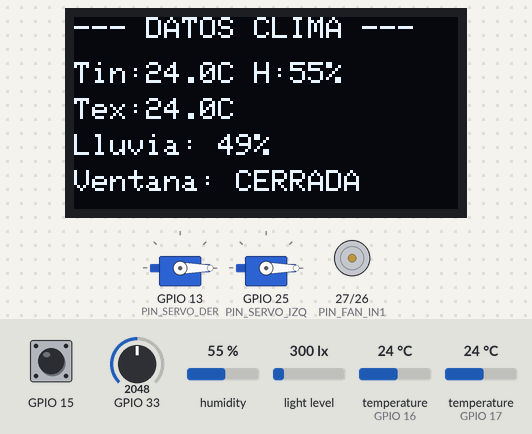
Recording of a sketch running on a simulated ESP32. On the bench: 2 × servo, 128×64 one-colour display, motor-driver pin pairs drawn as motors (green arrow = first pin HIGH = forward, orange = second pin HIGH = backward, longer = more drive, scaled by the enable pin). The inputs (shaded band) are chosen by the test bench; at power-on: temperature (sensors on GPIO 16, GPIO 17) 24 °C, GPIO 33 = 2048, GPIO 15 HIGH, humidity 55 %, light level 300 lx. WiFi joins after 1.5 s; servers stay silent unless stated; the local clock reads 2024-03-15 10:24:30 at power-on unless the sketch sets it; storage starts empty; no MQTT or app messages arrive unless stated; what the sketch prints to the serial monitor is not drawn.

Above: at 5.6 s.
5.7 s: temperature (sensor on GPIO 16) set to 28 °C
At 11.2 s:
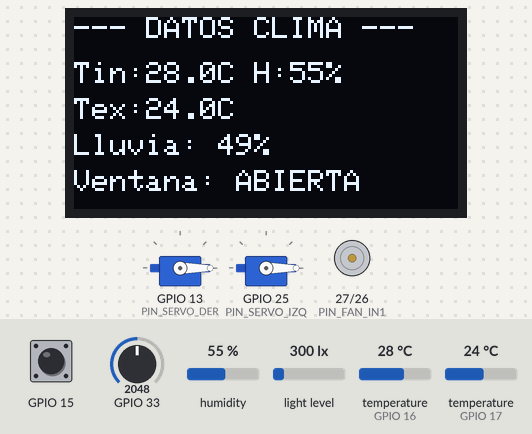
11.5 s: GPIO 33 set to 1298
At 15.5 s:
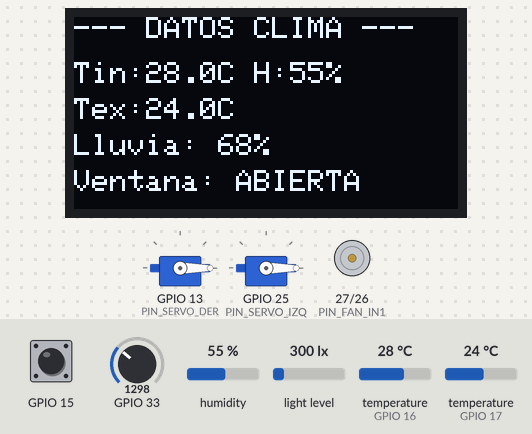
16.5 s: GPIO 33 set to 1193
At 21.1 s:
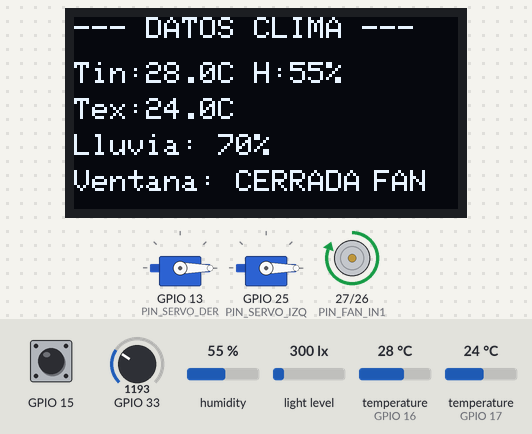
21.5 s: GPIO 15 pulled LOW for 0.15 s
At 22.2 s:
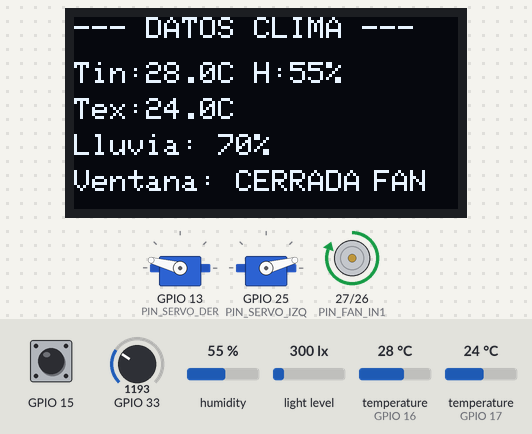
27.3 s: temperature (sensor on GPIO 17) set to 12 °C
At 31.4 s:
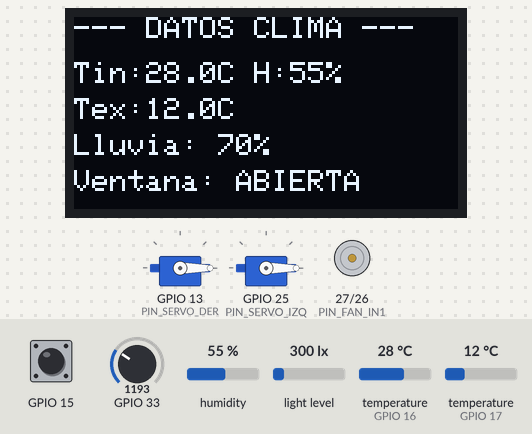
32.3 s: GPIO 15 pulled LOW for 1 s
At 33.4 s:
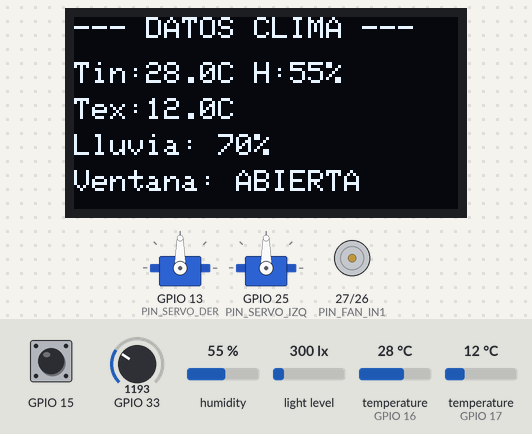
Timing chart, 0 to 35.8 s (numbered marks = the images above; inputs shaded):
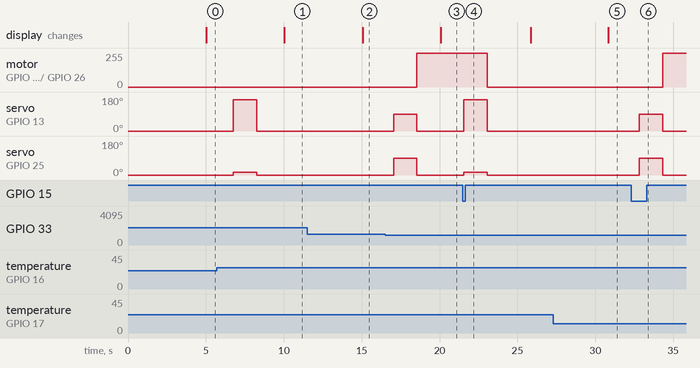

The sketch:

Datalogger_2P_SEPIOT.ino
```cpp
#include "Datalogger.h"  // Archivo central que integra todos los módulos del sistema

// Instancia global del despachador de tareas
millis_tasks TSK;

// Configura cada uno de los módulos: comunicación, almacenamiento,
// reloj, sensores, actuadores, WiFi y servidor MQTT.
void setup(void) {

  Serial.begin(115200);

  // Inicialización de cada módulo con mensajes informativos
  Serial.println(F("Configurando: Tareas Locales"));
  TSK.inicializar_tareas();
  Serial.println(F("Configurando: Reloj DS1307"));
  MIRTC.RTC_init();
  Serial.println(F("Configurando: Sensores"));
  SEN.config();
  Serial.println(F("Configurando: Actuadores"));
  ACT.config();
  Serial.println(F("Configurando: MicroSD"));
  MSD.MicroSD_init();
  Serial.println(F("Configurando: WiFi"));
  mqtt.setup_WiFi();
  Serial.println(F("Configurando: Servidor MQTT"));
  mqtt.set_MQTT_server();
  Serial.println(F("Configurando: Receptor MQTT"));
  mqtt.set_MQTT_callback();
}

void loop(void) {

  TSK.actualizar_tareas();  // Actualizar tiempo actual de procesamiento

  TSK.tarea_sensores();  // Capturar datos físicos y evaluar umbrales
  TSK.tarea_boton();     // Escuchar estado del botón de emergencia
  TSK.tarea_logica();    // Procesar jerarquía de la ventana inteligente

  TSK.tarea_lcd();   // Mostrar información en la pantalla OLED
  TSK.tarea_rtc();   // Sincronizar lectura del tiempo
  TSK.tarea_msd();   // Almacenar el registro localmente en la SD
  TSK.tarea_mqtt();  // Publicar datos climáticos en Mosquitto

  mqtt.reconnect_MQTT();  // Mantener conexión de red sin bloquear el sistema
}
```

Actuators.cpp
```cpp
#include "Actuators.h"

// Definición de los objetos globales
actuadores ACT;
Adafruit_SSD1306 display(SCREEN_WIDTH, SCREEN_HEIGHT, &Wire, OLED_RESET);

void actuadores::config(void) {
  // Configuración de pines del Puente H
  pinMode(PIN_FAN_PWM, OUTPUT);
  pinMode(PIN_FAN_IN1, OUTPUT);
  pinMode(PIN_FAN_IN2, OUTPUT);

  // Asegurar que el ventilador inicie apagado
  control_ventilador(false);

  // Configuración de los Servos
  ESP32PWM::allocateTimer(0);
  ESP32PWM::allocateTimer(1);
  servoDer.setPeriodHertz(50);
  servoIzq.setPeriodHertz(50);

  // Canales PWM para la ventana
  servoDer.attach(PIN_SERVO_DER, 500, 2400);
  servoIzq.attach(PIN_SERVO_IZQ, 500, 2400);

  // Evitar que suenen al inicio
  relajar_servos();

  // Inicialización de Pantalla OLED
  if (!display.begin(SSD1306_SWITCHCAPVCC, 0x3C)) {
    Serial.println(F("Fallo al inicializar la pantalla OLED"));
  } else {
    display.clearDisplay();
    display.setTextSize(1);
    display.setTextColor(SSD1306_WHITE);
    display.setCursor(10, 25);
    display.println(F("Datalogger - WinIoT"));
    display.setCursor(10, 35);
    display.println(F("Iniciando..."));
    display.display();
  }
}

void actuadores::abrir_ventana(void) {
  if (!ventana_abierta) {
    Serial.println(F(">> MOTOR: Abriendo..."));

    //servoDer.attach(PIN_SERVO_DER, 500, 2400);
    //servoIzq.attach(PIN_SERVO_IZQ, 500, 2400);

    // Escribir los ángulos en modo espejo
    servoDer.write(ANGULO_ABIERTO_DER);
    servoIzq.write(ANGULO_ABIERTO_IZQ);

    // Esperar a que los servos alcancen su posición mecánicamente
    delay(1500);

    relajar_servos();
    ventana_abierta = true;
  }
}

void actuadores::cerrar_ventana(void) {
  if (ventana_abierta) {
    Serial.println(F(">> MOTOR: Cerrando..."));

    //servoDer.attach(PIN_SERVO_DER, 500, 2400);
    //servoIzq.attach(PIN_SERVO_IZQ, 500, 2400);

    // Escribir los ángulos de cierre en modo espejo
    servoDer.write(ANGULO_CERRADO_DER);
    servoIzq.write(ANGULO_CERRADO_IZQ);

    delay(1500);

    relajar_servos();
    ventana_abierta = false;
  }
}

void actuadores::relajar_servos(void) {
  Serial.println(F(">> MOTOR: Relax (OFF)"));
  //servoDer.detach();
  //servoIzq.detach();
  servoDer.writeMicroseconds(0);
  servoIzq.writeMicroseconds(0);
}

void actuadores::control_ventilador(bool encender, int velocidad_pwm) {
  if (encender) {
    // Configurar dirección de giro (IN1=HIGH, IN2=LOW)
    digitalWrite(PIN_FAN_IN1, HIGH);
    digitalWrite(PIN_FAN_IN2, LOW);
    // Aplicar velocidad mediante PWM (0 a 255)
    analogWrite(PIN_FAN_PWM, velocidad_pwm);
    ventilador_encendido = true;
  } else {
    // Freno del motor (IN1=LOW, IN2=LOW) y apagar PWM
    digitalWrite(PIN_FAN_IN1, LOW);
    digitalWrite(PIN_FAN_IN2, LOW);
    analogWrite(PIN_FAN_PWM, 0);
    ventilador_encendido = false;
  }
}

void actuadores::mostrar_datos(
  float temp_in,
  float temp_out,
  float hum,
  uint8_t lluvia,
  bool w_abierta,
  bool fan_on) {
  display.clearDisplay();

  // Encabezado
  display.setTextSize(1);
  display.setTextColor(SSD1306_WHITE);
  display.setCursor(0, 0);
  display.print(F("--- DATOS CLIMA ---"));

  // Bloque de Temperaturas y Humedad
  display.setCursor(0, 15);
  display.print(F("Tin:"));
  display.print(temp_in, 1);
  display.print(F("C "));
  display.print(F("H:"));
  display.print(hum, 0);
  display.println(F("%"));

  display.setCursor(0, 27);
  display.print(F("Tex:"));
  display.print(temp_out, 1);
  display.print(F("C "));

  display.setCursor(0, 39);
  display.print(F("Lluvia: "));
  display.print(lluvia);
  display.println(F("%"));

  // Indicadores de Estado Físico
  display.setCursor(0, 51);
  display.print(F("Ventana: "));
  display.print(w_abierta ? F("ABIERTA") : F("CERRADA"));

  // Indicador del ventilador
  if (fan_on) {
    display.setCursor(100, 51);
    display.print(F("FAN"));
  }

  display.display();
}
```

Actuators.h
```cpp
#ifndef Actuators_h
#define Actuators_h

#include <Arduino.h>
#include <Wire.h>
#include <Adafruit_GFX.h>
#include <Adafruit_SSD1306.h>
#include <ESP32Servo.h>

// PINES
#define PIN_SERVO_DER 13
#define PIN_SERVO_IZQ 25

// Puente H TB6612FNG para el motor DC
#define PIN_FAN_PWM 12
#define PIN_FAN_IN1 27  // Pin de dirección 1
#define PIN_FAN_IN2 26  // Pin de dirección 2

// Pantalla OLED
#define SCREEN_WIDTH 128
#define SCREEN_HEIGHT 64
#define OLED_RESET -1

// CONFIGURACIÓN DE SERVOS
// Actuan como espejo, por eso ángulos opuestos
#define ANGULO_ABIERTO_DER 165
#define ANGULO_ABIERTO_IZQ 15
#define ANGULO_CERRADO_DER 90
#define ANGULO_CERRADO_IZQ 90

class actuadores {
private:
  Servo servoDer;
  Servo servoIzq;

public:
  // Variables de estado físico
  bool ventana_abierta = false;
  bool ventilador_encendido = false;

  // Métodos principales
  void config(void);

  // Control de Ventana
  void abrir_ventana(void);
  void cerrar_ventana(void);
  void relajar_servos(void);

  //void procesar_movimiento(void);

  // Control de Ventilador
  void control_ventilador(bool encender, int velocidad_pwm = 255);

  // Visualización
  void mostrar_datos(
    float temp_in,
    float temp_out,
    float hum,
    uint8_t lluvia,
    bool w_abierta,
    bool fan_on);
};

// Declaración de objetos globales
extern actuadores ACT;
extern Adafruit_SSD1306 display;

#endif
```

Datalogger.h
```cpp
#ifndef Datalogger_h
#define Datalogger_h

#include "MicroSD.h"
#include "RTC.h"
#include "JSONS.h"
#include "MQTT.h"
#include "Sensors.h"
#include "Actuators.h"
#include "Tasks.h"

#endif
```

JSONS.cpp
```cpp
#include "JSONS.h"
#include "Sensors.h"  // Necesario para acceder a las fechas de las alertas
#include "Actuators.h"

extern sensores SEN;  // Referencia al objeto global
extern actuadores ACT;
JSON_Factory JSON_fac;

String JSON_Factory::make_json(
  String hora,
  String fecha,
  uint16_t lux,
  float temp,
  float hum,
  bool warn_lluvia,
  bool warn_diff,
  bool warn_hum,
  bool warn_emergencia
) {
  JsonDocument doc;
  String json_str = "";

  // Asignar valores físicos principales
  doc["fecha"] = fecha;
  doc["hora"] = hora;
  doc["luminosidad_lux"] = lux;
  doc["temperatura_int"] = temp;
  doc["humedad_int"] = hum;

  // Agregar lectura cruda de la lluvia
  doc["lluvia_pct"] = SEN.porcentaje_lluvia;
  // Agregar posición de la ventana
  doc["posicion_ventana"] = ACT.ventana_abierta ? "Abierta" : "Cerrada";

  // Si existe alguna advertencia, crear el objeto anidado
  if (warn_lluvia || warn_diff || warn_hum || warn_emergencia) {
    JsonObject advertencia = doc["advertencias"].to<JsonObject>();

    // Anidar advertencia de lluvia
    if (warn_lluvia) {
      JsonObject adv_lluvia = advertencia["lluvia"].to<JsonObject>();
      adv_lluvia["fecha"] = SEN.fecha_lluvia;
      adv_lluvia["hora"] = SEN.hora_lluvia;
    }

    // Anidar advertencia de la temperatura
    if (warn_diff) {
      JsonObject adv_diff = advertencia["abierta_temperatura"].to<JsonObject>();
      adv_diff["fecha"] = SEN.fecha_diff;
      adv_diff["hora"] = SEN.hora_diff;
    }

    // Anidar advertencia de la humedad
    if (warn_hum) {
      JsonObject adv_hum = advertencia["humedad"].to<JsonObject>();
      adv_hum["fecha"] = SEN.fecha_hum;
      adv_hum["hora"] = SEN.hora_hum;
    }

    // Anidar advertencia de emergencia
    if (warn_emergencia) {
      JsonObject adv_emg = advertencia["emergencia"].to<JsonObject>();
      adv_emg["fecha"] = SEN.fecha_emergencia;
      adv_emg["hora"] = SEN.hora_emergencia;
    }
  }

  // Serializar el documento JSON
  serializeJson(doc, json_str);

  // Imprimir payload para corroborar funcionamiento
  Serial.print(F("Payload para Mosquitto/SD: "));
  Serial.println(json_str);

  return json_str;
}
```

JSONS.h
```cpp
#ifndef JSONS_H
#define JSONS_H

#include <ArduinoJson.h>

class JSON_Factory {
public:
  String make_json(
    String hora,
    String fecha,
    uint16_t lux,
    float temp,
    float hum,
    bool warn_lluvia,
    bool warn_diff,
    bool warn_hum,
    bool warn_emergencia
  );
};

extern JSON_Factory JSON_fac;

#endif
```

MQTT.cpp
```cpp
#include "MQTT.h"

// Definición de los objetos globales
WiFiClient ESP32_WIFI;
PubSubClient client(ESP32_WIFI);
MQTT mqtt;

void MQTT::set_MQTT_server(void) {
  client.setServer(MQTT_SERVER, MQTT_PORT);  // Configuración del Broker MQTT
}

void MQTT::set_MQTT_callback(void) {
  client.setCallback(this->callback);  // Asignar función callback
}

void MQTT::subscribe_MQTT(void) {
  client.subscribe(RXTOPIC);  // Suscripción al topic principal
  //client.subscribe ( RXTOPIC1 );               // Ejemplo de suscripción adicional
}

void MQTT::publish_MQTT(String msg) {
  Serial.println(F("Publicando información"));
  client.publish(TXTOPIC, msg.c_str());  // Publicar mensaje en el topic
}

void MQTT::reconnect_MQTT(void) {
  if (!client.connected()) {
    // Tiempo del último intento para no bloquear al ESP32
    static uint32_t ultimo_intento = 0;

    // Solo intenta reconectar si han pasado 5000 ms desde el último intento
    if (millis() - ultimo_intento > 5000) {
      ultimo_intento = millis();
      Serial.print(F("Conectando nuevamente al servidor... "));

      if (client.connect("Client_test")) {  // Intento de conexión
        Serial.println(F("Cliente conectado"));
        subscribe_MQTT();  // Suscribirse nuevamente
      } else {             // Si falla la conexión
        Serial.print(F("Falló al conectarse, tipo de error: "));
        Serial.print(client.state());  // Mostrar estado del error
        Serial.println(F(" - Intentando nuevamente en 5 segundos"));
      }
    }
  } else {
    client.loop();  // Mantener la conexión activa si está conectado
  }
}

void MQTT::setup_WiFi(void) {
  delay(10);
  Serial.println(F("Configurando WiFi: "));
  WiFi.begin(HOTSPOT_WIFI, HOTSPOT_PWD);  // Iniciar conexión WiFi

  uint8_t intentos = 0;
  // Límite de intentos
  while (WiFi.status() != WL_CONNECTED && intentos < 20) {
    delay(500);
    Serial.print(F("."));  // Mostrar progreso
    intentos++;
  }

  if (WiFi.status() == WL_CONNECTED) {
    Serial.println(F("\nWiFi conectado con éxito"));
  } else {
    Serial.println(F("\nAdvertencia: No se pudo conectar al WiFi."));
  }
}

void MQTT::callback(char* topic, byte* message, unsigned int length) {
  Serial.print(F("Ha llegado un mensaje de: "));
  Serial.println(topic);  // Mostrar el topic recibido

  String messageTemp;
  for (unsigned int i = 0; i < length; i++) {
    messageTemp += (char)message[i];  // Convertir bytes a String
  }

  Serial.println(messageTemp);  // Mostrar mensaje recibido
}
```

MQTT.h
```cpp
#ifndef MQTT_h
#define MQTT_h

#include <WiFi.h>          // Librería para el uso del cliente WiFi
#include "PubSubClient.h"  // Librería para el uso del protocolo MQTT

// Objetos globales declarados como externos
extern WiFiClient ESP32_WIFI;
extern PubSubClient client;

#define HOTSPOT_WIFI "MotoEdge30"         // Nombre del punto de acceso WiFi
#define HOTSPOT_PWD "internetPlease"      // Contraseña de la red WiFi
#define MQTT_SERVER "broker.hivemq.com"  // Dirección del Broker MQTT
#define MQTT_PORT 1883                    // Puerto del Broker MQTT
#define TXTOPIC "20206896/ucol/TX_6B"     // Topic de publicación
#define RXTOPIC "20206896/ucol/RX_6B"     // Topic de suscripción

class MQTT {
public:
  void subscribe_MQTT(void);                         // Suscribirse a un topic MQTT
  void publish_MQTT(String);                         // Publicar un mensaje en un topic MQTT
  void reconnect_MQTT(void);                         // Reconectarse al servidor MQTT
  void setup_WiFi(void);                             // Configurar y conectar a la red WiFi
  void set_MQTT_server(void);                        // Establecer dirección y puerto del Broker MQTT
  void set_MQTT_callback(void);                      // Configurar la función callback para recibir mensajes
  static void callback(char*, byte*, unsigned int);  // Función callback para manejar mensajes recibidos
};

extern MQTT mqtt;

#endif
```

MicroSD.cpp
```cpp
#include "MicroSD.h"

// Definición del objeto global File
File MicroSD_File;
MicroSD MSD;

//  Inicializa la tarjeta MicroSD en el pin definido.
//  Si falla la inicialización, muestra un mensaje de error y reintenta hasta 5 veces.
void MicroSD::MicroSD_init(void) {
  uint8_t intentos = 0;

  while (!SD.begin(MICROSD_PIN) && intentos < 5) {
    Serial.println(F("Falló la inicialización del módulo MicroSD"));
    delay(1000);  // Espera 1 segundo antes de reintentar
    intentos++;
  }

  if (intentos < 5) {
    Serial.println(F("Módulo MicroSD inicializado"));
  } else {
    Serial.println(F(" Límite de intentos alcanzado. Continuando sin MicroSD."));
  }
}

//  Recibe un mensaje (String) y lo guarda en el archivo definido.
//  Si el archivo no existe, lo crea. Si existe, lo abre en modo append.
void MicroSD::SaveFile(String msg) {

  // Abrir o crear archivo en modo append (agregar al final)
  MicroSD_File = SD.open(filename, FILE_APPEND);
  if (MicroSD_File) {
    // Escribir el mensaje en el archivo
    MicroSD_File.print(msg);
    MicroSD_File.close();  // Cerrar archivo
  } else {
    // Si no se pudo abrir el archivo, mostrar error
    Serial.print(F("Error abriendo "));
    Serial.println(filename);
  }
}

//  Abre el archivo en modo lectura y muestra su contenido en el monitor serie.
//  Si no se puede abrir, muestra un mensaje de error.
void MicroSD::ReadFile(void) {
  MicroSD_File = SD.open(filename);  // Abrir archivo en modo lectura
  if (MicroSD_File) {
    Serial.println("Contenido del archivo:");

    // Leer carácter por carácter hasta que no haya más datos
    while (MicroSD_File.available()) {
      Serial.write(MicroSD_File.read());
    }

    MicroSD_File.close();  // Cerrar archivo
  } else {
    // Si no se pudo abrir el archivo, mostrar error
    Serial.println("Error abriendo el archivo");
  }
}
```

MicroSD.h
```cpp
#ifndef MicroSD_h
#define MicroSD_h

#include <SD.h>
#include <SPI.h>

// Pin de control de la MicroSD (CS - Chip Select)
#define MICROSD_PIN 5

// Objeto global declarado como externo para evitar redefiniciones
// Solo existe uno en toda la memoria
extern File MicroSD_File;

class MicroSD {
  // VARIABLES
public:
  uint8_t contador = 0;
  /* Contador auxiliar (puede usarse para llevar registro de operaciones). */

  String filename = "/TestDatalogger.txt";

  // MÉTODOS
public:
  void MicroSD_init(void);  // Inicializa la tarjeta MicroSD
  void SaveFile(String);    // Guarda datos en el archivo
  void ReadFile(void);      // Lee datos del archivo
};

extern MicroSD MSD;

#endif
```

RTC.cpp
```cpp
#include "RTC.h"

// Definición del objeto global
RTC_DS1307 rtc;
DS1307_RTC MIRTC;

//  Inicializa el módulo RTC DS1307.
//  Si no se reconoce el dispositivo, muestra un error y reintenta.
//  Si el reloj no está corriendo, ajusta la fecha y hora con la de la computadora.
void DS1307_RTC::RTC_init(void) {
  uint8_t intentos = 0;

  while (!rtc.begin() && intentos < 5) {
    Serial.println(F("Error al inicializar RTC"));
    Serial.flush();
    delay(1000);
    intentos++;
  }

  if (intentos >= 5) {
    Serial.println(F("Límite de intentos alcanzado. Continuando sin RTC."));
    return;
  }

  if (!rtc.isrunning()) {  // Si el reloj no está ejecutándose
    Serial.println(F("El reloj se está configurando con la fecha y hora de la computadora"));
    rtc.adjust(DateTime(F(__DATE__), F(__TIME__)));  // Ajuste automático
  }
}

//  Obtiene la fecha y hora actuales desde el RTC y las guarda en variables.
void DS1307_RTC::get_time(void) {
  DateTime now = rtc.now();
  segundo = now.second();
  minuto = now.minute();
  hora = now.hour();
  dia = now.day();
  mes = now.month();
  ano = now.year();
}

//  Devuelve la fecha en formato legible: DD/MM/AAAA.
//  Se agregan ceros a la izquierda si el día o mes son menores a 10.
String DS1307_RTC::format_date(void) {
  String fecha = "";
  if (dia < 10) fecha += '0';
  fecha += dia;
  fecha += '/';
  if (mes < 10) fecha += '0';
  fecha += mes;
  fecha += '/';
  fecha += ano;
  return fecha;
}

//  Devuelve la hora en formato legible: HH:MM:SS.
//  Se agregan ceros a la izquierda si hora, minuto o segundo son menores a 10.
String DS1307_RTC::format_time(void) {
  String tiempo = "";
  if (hora < 10) tiempo += '0';
  tiempo += hora;
  tiempo += ':';

  if (minuto < 10) tiempo += '0';
  tiempo += minuto;
  tiempo += ':';

  if (segundo < 10) tiempo += '0';
  tiempo += segundo;
  return tiempo;
}

//  Muestra en la consola serial la hora y fecha obtenidas del RTC.
void DS1307_RTC::show_time(void) {
  Serial.print(F("Hora: "));
  Serial.println(format_time());  // Mostrar hora formateada
  Serial.print(F("Fecha: "));
  Serial.println(format_date());  // Mostrar fecha formateada
}
```

Source omitted: RTC.h (989 bytes), Sensors.cpp (2245 bytes), Sensors.h (1274 bytes), Tasks.cpp (5805 bytes), Tasks.h (1439 bytes)

Measured:
- the behaviour switches between 1229 and 1228 on GPIO 33 (found by bisection; images 2 and 3)
- after the input at 5.7 s, servo on GPIO 13 (PIN_SERVO_DER): 0° → 165° after 1.1 s, → 0° 1.5 s later; servo on GPIO 25 (PIN_SERVO_IZQ): 0° → 15° after 1.1 s, → 0° 1.5 s later; the display: changes after 4.3 s (image 1)
- after the input at 11.5 s, the display: changes after 3.6 s (image 2)
- after the input at 16.5 s, motor on GPIO 27 (PIN_FAN_IN1) / GPIO 26 (PIN_FAN_IN2): stopped → forward 255/255 after 2.0 s; servo on GPIO 13 (PIN_SERVO_DER), servo on GPIO 25 (PIN_SERVO_IZQ): 0° → 90° after 0.54 s, → 0° 1.5 s later; the display: changes after 3.6 s (image 3)
- after the input at 21.5 s, motor on GPIO 27 (PIN_FAN_IN1) / GPIO 26 (PIN_FAN_IN2): forward 255/255 → stopped after 1.5 s; servo on GPIO 13 (PIN_SERVO_DER): 0° → 165° after 0.05 s, → 0° 1.5 s later; servo on GPIO 25 (PIN_SERVO_IZQ): 0° → 15° after 0.05 s, → 0° 1.5 s later
- after the input at 27.3 s, the display: changes after 3.5 s (image 5)
- after the input at 32.3 s, motor on GPIO 27 (PIN_FAN_IN1) / GPIO 26 (PIN_FAN_IN2): stopped → forward 255/255 after 2.0 s; servo on GPIO 13 (PIN_SERVO_DER), servo on GPIO 25 (PIN_SERVO_IZQ): 0° → 90° after 0.52 s, → 0° 1.5 s later
